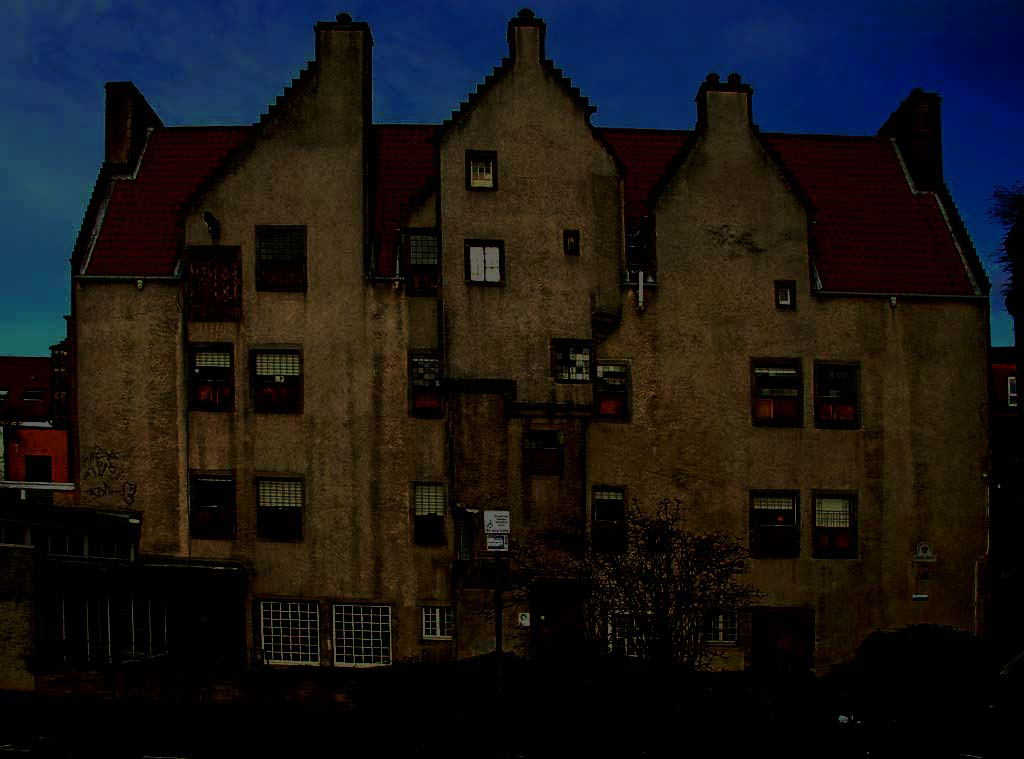
%> input picture tp4/castle.jpg, 1024 x 759 px
$ octave histgram_equalization.m   (GNU Octave 9; MATLAB toolbox functions it lacks are replaced by stand-ins)
%> lines starting %> are read from the running program, lines starting %| are printed output that depends on the picture
%%Appliquer l'egalisation d'histogramme ? quelques images
clear all;
close all;
I = double(imread('castle.jpg'))/255;
I_1 = double(imread('ruins.jpg'))/255;
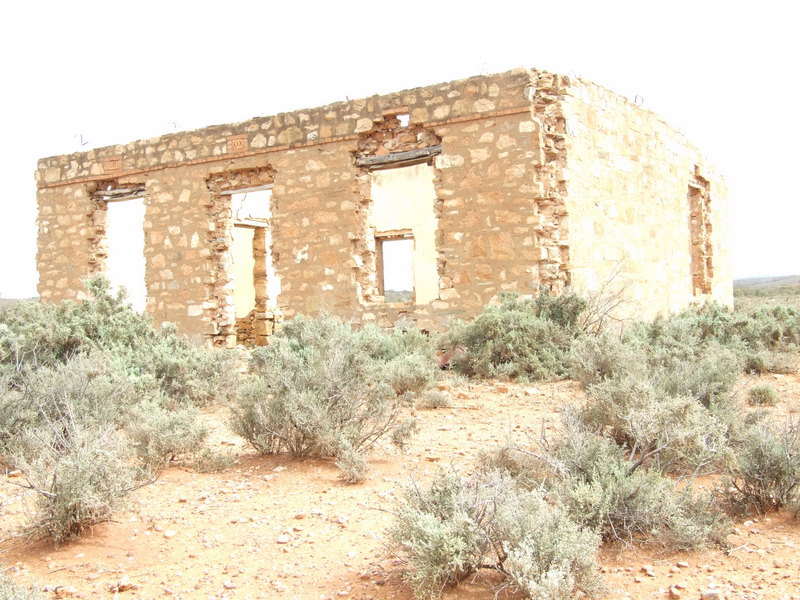
%> input picture tp4/ruins.jpg, 800 x 600 px
% for color image, histogram equalization should be applied respectively to
% three different channels
for i=1:3
    J(:,:,i) = histeq(I(:,:,i));
    J_1(:,:,i) = histeq(I_1(:,:,i));
end
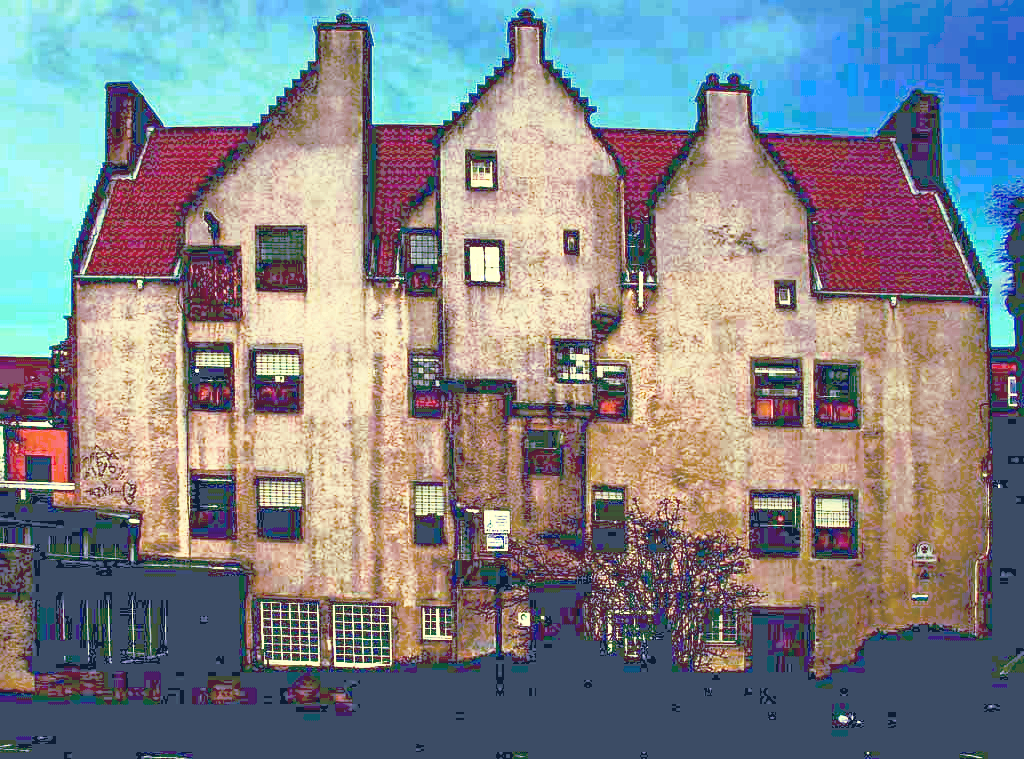
%> J: size 759x1024x3 double; mean R, G, B 0.515, 0.522, 0.541
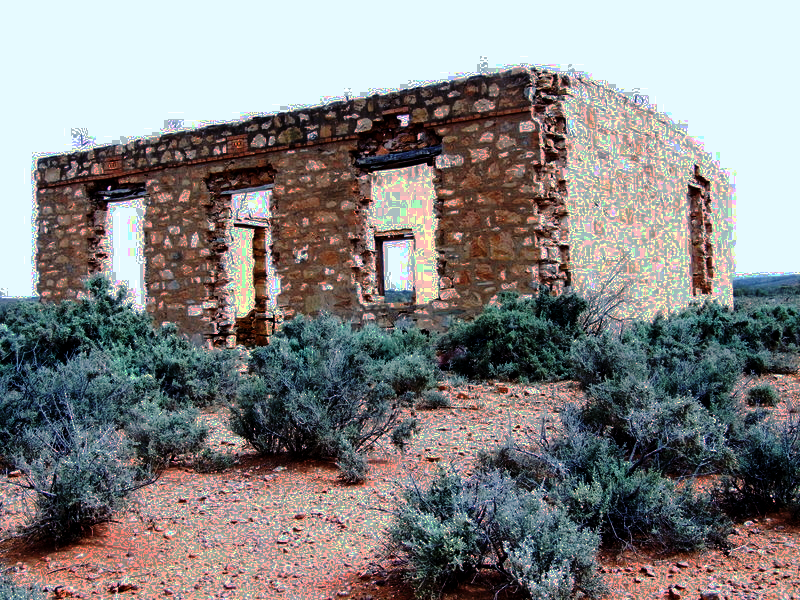
%> J_1: size 600x800x3 double; mean R, G, B 0.527, 0.521, 0.519
figure;imshow(I);title('Original image castle');
figure;imshow(J);title('histogram euqlization castle');
figure;imshow(I_1);title('Original image ruins');
figure;imshow(J_1);title('histogram euqlization ruins');
